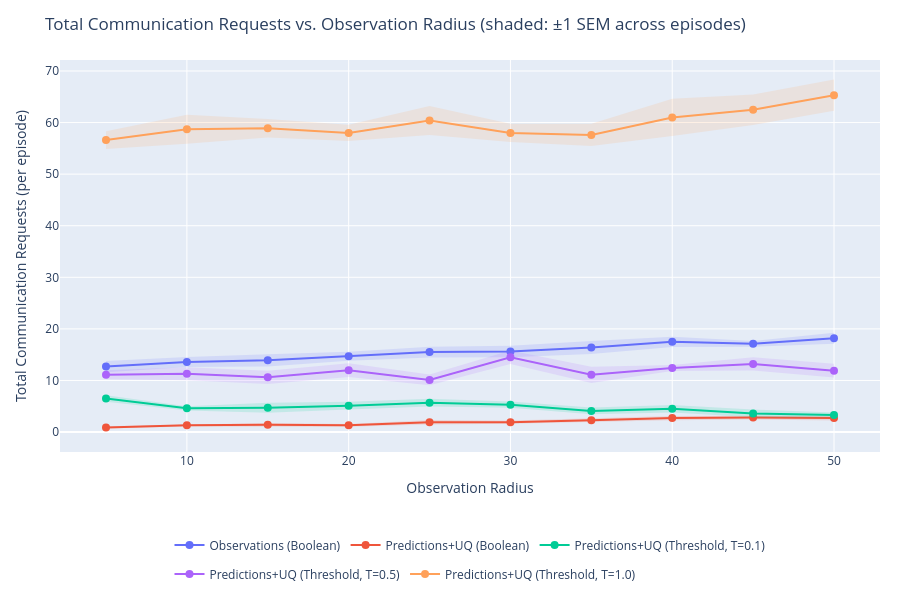

This figure's notebook cell:
### Markdown cell above
### Communication Rate vs. Observation Radius

### Code cell
fig = go.Figure()
for series in series_order:
    color = series_colors[series]
    s = summary[series]
    xs = np.array(s['obs_radius'])
    ys = np.array(s['requests_mean'])
    es = np.array(s['requests_sem'])

    fig.add_trace(go.Scatter(
        x=np.concatenate([xs, xs[::-1]]),
        y=np.concatenate([ys + es, (ys - es)[::-1]]),
        fill='toself',
        fillcolor=_hex_to_rgba(color, alpha=0.15),
        line=dict(color='rgba(255,255,255,0)'),
        legendgroup=series, showlegend=False, hoverinfo='skip',
    ))
    fig.add_trace(go.Scatter(
        x=xs, y=ys, mode='lines+markers',
        name=series, line=dict(color=color), marker=dict(color=color, size=8),
        legendgroup=series,
        hovertemplate=f"{series}<br>obs_radius=%{{x:.1f}}<br>requests=%{{y:.1f}}<extra></extra>",
    ))

fig.update_layout(
    title="Total Communication Requests vs. Observation Radius (shaded: ±1 SEM across episodes)",
    xaxis_title="Observation Radius",
    yaxis_title="Total Communication Requests (per episode)",
    height=600, width=900, hovermode='closest', autosize=True,
    margin=dict(l=60, r=20, t=60, b=120),
    legend=dict(orientation='h', yanchor='top', y=-0.2, xanchor='center', x=0.5),
)
fig.show()

### Figure 1 — Plotly figure (JSON) as saved in the notebook; plotly's stock layout.template omitted (floating-point values rounded to 4 significant figures)
{"data": [{"fill": "toself", "fillcolor": "rgba(99,110,250,0.15)", "hoverinfo": "skip", "legendgroup": "Observations (Boolean)", "line": {"color": "rgba(255,255,255,0)"}, "showlegend": false, "type": "scatter", "x": [5.0, 10.0, 15.0, 20.0, 25.0, 30.0, 35.0, 40.0, 45.0, 50.0, 50.0, 45.0, 40.0, 35.0, 30.0, 25.0, 20.0, 15.0, 10.0, 5.0], "y": [13.8, 14.57, 15.11, 15.56, 16.54, 16.71, 17.65, 18.49, 17.65, 19.26, 17.14, 16.55, 16.51, 15.15, 14.49, 14.46, 13.84, 12.69, 12.63, 11.6]}, {"hovertemplate": "Observations (Boolean)<br>obs_radius=%{x:.1f}<br>requests=%{y:.1f}<extra></extra>", "legendgroup": "Observations (Boolean)", "line": {"color": "#636EFA"}, "marker": {"color": "#636EFA", "size": 8}, "mode": "lines+markers", "name": "Observations (Boolean)", "type": "scatter", "x": [5.0, 10.0, 15.0, 20.0, 25.0, 30.0, 35.0, 40.0, 45.0, 50.0], "y": [12.7, 13.6, 13.9, 14.7, 15.5, 15.6, 16.4, 17.5, 17.1, 18.2]}, {"fill": "toself", "fillcolor": "rgba(239,85,59,0.15)", "hoverinfo": "skip", "legendgroup": "Predictions+UQ (Boolean)", "line": {"color": "rgba(255,255,255,0)"}, "showlegend": false, "type": "scatter", "x": [5.0, 10.0, 15.0, 20.0, 25.0, 30.0, 35.0, 40.0, 45.0, 50.0, 50.0, 45.0, 40.0, 35.0, 30.0, 25.0, 20.0, 15.0, 10.0, 5.0], "y": [1.133, 1.513, 1.771, 1.56, 2.333, 2.214, 2.696, 3.096, 3.159, 3.173, 2.227, 2.441, 2.304, 1.904, 1.586, 1.467, 1.04, 1.029, 1.087, 0.6667]}, {"hovertemplate": "Predictions+UQ (Boolean)<br>obs_radius=%{x:.1f}<br>requests=%{y:.1f}<extra></extra>", "legendgroup": "Predictions+UQ (Boolean)", "line": {"color": "#EF553B"}, "marker": {"color": "#EF553B", "size": 8}, "mode": "lines+markers", "name": "Predictions+UQ (Boolean)", "type": "scatter", "x": [5.0, 10.0, 15.0, 20.0, 25.0, 30.0, 35.0, 40.0, 45.0, 50.0], "y": [0.9, 1.3, 1.4, 1.3, 1.9, 1.9, 2.3, 2.7, 2.8, 2.7]}, {"fill": "toself", "fillcolor": "rgba(0,204,150,0.15)", "hoverinfo": "skip", "legendgroup": "Predictions+UQ (Threshold, T=0.1)", "line": {"color": "rgba(255,255,255,0)"}, "showlegend": false, "type": "scatter", "x": [5.0, 10.0, 15.0, 20.0, 25.0, 30.0, 35.0, 40.0, 45.0, 50.0, 50.0, 45.0, 40.0, 35.0, 30.0, 25.0, 20.0, 15.0, 10.0, 5.0], "y": [7.137, 5.0, 5.667, 5.852, 6.461, 5.897, 4.774, 5.219, 4.348, 3.796, 2.804, 2.852, 3.781, 3.426, 4.703, 4.939, 4.348, 3.733, 4.2, 5.863]}, {"hovertemplate": "Predictions+UQ (Threshold, T=0.1)<br>obs_radius=%{x:.1f}<br>requests=%{y:.1f}<extra></extra>", "legendgroup": "Predictions+UQ (Threshold, T=0.1)", "line": {"color": "#00CC96"}, "marker": {"color": "#00CC96", "size": 8}, "mode": "lines+markers", "name": "Predictions+UQ (Threshold, T=0.1)", "type": "scatter", "x": [5.0, 10.0, 15.0, 20.0, 25.0, 30.0, 35.0, 40.0, 45.0, 50.0], "y": [6.5, 4.6, 4.7, 5.1, 5.7, 5.3, 4.1, 4.5, 3.6, 3.3]}, {"fill": "toself", "fillcolor": "rgba(171,99,250,0.15)", "hoverinfo": "skip", "legendgroup": "Predictions+UQ (Threshold, T=0.5)", "line": {"color": "rgba(255,255,255,0)"}, "showlegend": false, "type": "scatter", "x": [5.0, 10.0, 15.0, 20.0, 25.0, 30.0, 35.0, 40.0, 45.0, 50.0, 50.0, 45.0, 40.0, 35.0, 30.0, 25.0, 20.0, 15.0, 10.0, 5.0], "y": [11.97, 12.54, 11.88, 13.32, 11.15, 15.81, 12.68, 12.98, 14.49, 13.22, 10.58, 11.91, 11.82, 9.519, 13.19, 9.052, 10.68, 9.316, 10.06, 10.23]}, {"hovertemplate": "Predictions+UQ (Threshold, T=0.5)<br>obs_radius=%{x:.1f}<br>requests=%{y:.1f}<extra></extra>", "legendgroup": "Predictions+UQ (Threshold, T=0.5)", "line": {"color": "#AB63FA"}, "marker": {"color": "#AB63FA", "size": 8}, "mode": "lines+markers", "name": "Predictions+UQ (Threshold, T=0.5)", "type": "scatter", "x": [5.0, 10.0, 15.0, 20.0, 25.0, 30.0, 35.0, 40.0, 45.0, 50.0], "y": [11.1, 11.3, 10.6, 12.0, 10.1, 14.5, 11.1, 12.4, 13.2, 11.9]}, {"fill": "toself", "fillcolor": "rgba(255,161,90,0.15)", "hoverinfo": "skip", "legendgroup": "Predictions+UQ (Threshold, T=1.0)", "line": {"color": "rgba(255,255,255,0)"}, "showlegend": false, "type": "scatter", "x": [5.0, 10.0, 15.0, 20.0, 25.0, 30.0, 35.0, 40.0, 45.0, 50.0, 50.0, 45.0, 40.0, 35.0, 30.0, 25.0, 20.0, 15.0, 10.0, 5.0], "y": [58.31, 61.51, 60.67, 59.58, 63.21, 59.76, 59.75, 64.6, 65.46, 68.33, 62.27, 59.54, 57.4, 55.45, 56.24, 57.59, 56.42, 57.13, 55.89, 54.89]}, {"hovertemplate": "Predictions+UQ (Threshold, T=1.0)<br>obs_radius=%{x:.1f}<br>requests=%{y:.1f}<extra></extra>", "legendgroup": "Predictions+UQ (Threshold, T=1.0)", "line": {"color": "#FFA15A"}, "marker": {"color": "#FFA15A", "size": 8}, "mode": "lines+markers", "name": "Predictions+UQ (Threshold, T=1.0)", "type": "scatter", "x": [5.0, 10.0, 15.0, 20.0, 25.0, 30.0, 35.0, 40.0, 45.0, 50.0], "y": [56.6, 58.7, 58.9, 58.0, 60.4, 58.0, 57.6, 61.0, 62.5, 65.3]}], "layout": {"autosize": true, "height": 600, "hovermode": "closest", "legend": {"orientation": "h", "x": 0.5, "xanchor": "center", "y": -0.2, "yanchor": "top"}, "margin": {"b": 120, "l": 60, "r": 20, "t": 60}, "title": {"text": "Total Communication Requests vs. Observation Radius (shaded: ±1 SEM across episodes)"}, "width": 900, "xaxis": {"title": {"text": "Observation Radius"}}, "yaxis": {"title": {"text": "Total Communication Requests (per episode)"}}}}
